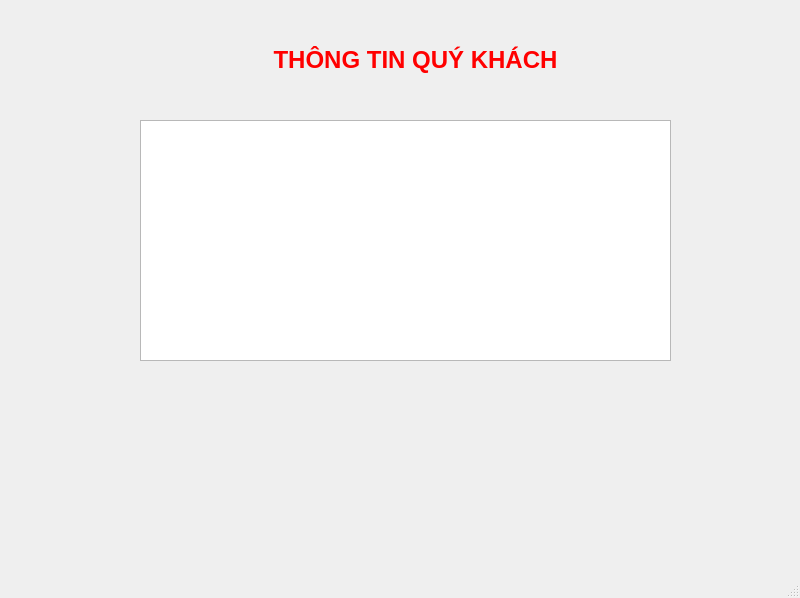
<?xml version="1.0" encoding="UTF-8"?>
<ui version="4.0">
 <class>MainWindow</class>
 <widget class="QMainWindow" name="MainWindow">
  <property name="geometry">
   <rect>
    <x>0</x>
    <y>0</y>
    <width>800</width>
    <height>598</height>
   </rect>
  </property>
  <property name="windowTitle">
   <string>MainWindow</string>
  </property>
  <widget class="QWidget" name="centralwidget">
   <widget class="QLabel" name="label">
    <property name="geometry">
     <rect>
      <x>-20</x>
      <y>-10</y>
      <width>941</width>
      <height>591</height>
     </rect>
    </property>
    <property name="text">
     <string/>
    </property>
    <property name="pixmap">
     <pixmap>../../../../../LINH TINH/540216883613765.png</pixmap>
    </property>
   </widget>
   <widget class="QTableWidget" name="tableWidget">
    <property name="geometry">
     <rect>
      <x>140</x>
      <y>120</y>
      <width>531</width>
      <height>241</height>
     </rect>
    </property>
   </widget>
   <widget class="QLabel" name="label_2">
    <property name="geometry">
     <rect>
      <x>150</x>
      <y>40</y>
      <width>531</width>
      <height>41</height>
     </rect>
    </property>
    <property name="text">
     <string>&lt;html&gt;&lt;head/&gt;&lt;body&gt;&lt;p align=&quot;center&quot;&gt;&lt;span style=&quot; font-size:18pt; font-weight:600; color:#ff0000;&quot;&gt;THÔNG TIN QUÝ KHÁCH&lt;/span&gt;&lt;/p&gt;&lt;/body&gt;&lt;/html&gt;</string>
    </property>
   </widget>
  </widget>
  <widget class="QMenuBar" name="menubar">
   <property name="geometry">
    <rect>
     <x>0</x>
     <y>0</y>
     <width>800</width>
     <height>26</height>
    </rect>
   </property>
  </widget>
  <widget class="QStatusBar" name="statusbar"/>
 </widget>
 <resources/>
 <connections/>
</ui>
